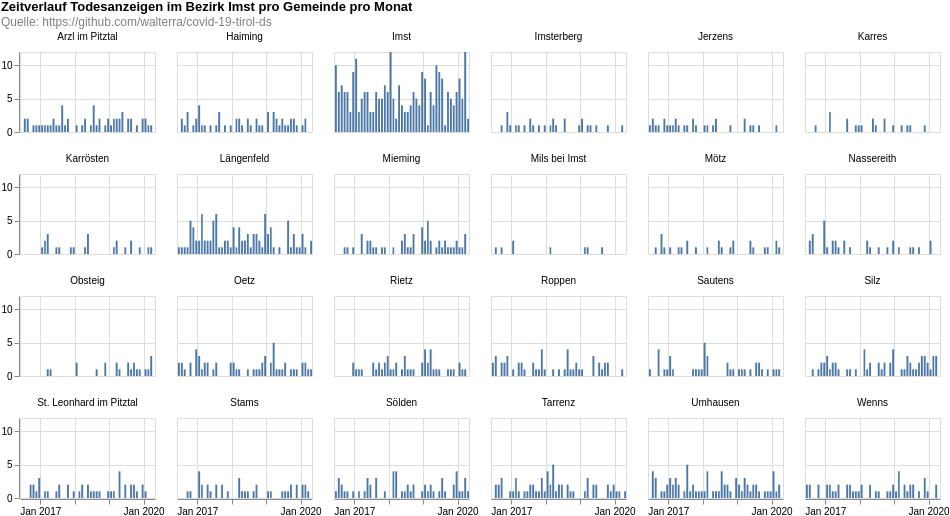

This figure's Vega-Lite source:
### Vega-Lite specification from a JSON file in a GitHub repository (floating-point values rounded to 4 significant figures; data arrays with more than 128 entries replaced by an {"elided": "..."} marker saying what was removed)
{"$schema": "https://vega.github.io/schema/vega-lite/v4.8.1.json", "columns": 6, "config": {"view": {"continuousHeight": 300, "continuousWidth": 400}}, "data": {"name": "data-8fab2493c82d40be027e5a964a25a2ae"}, "datasets": {"data-8fab2493c82d40be027e5a964a25a2ae": {"elided": "1265 records"}}, "facet": {"field": "municipaly", "title": null, "type": "nominal"}, "padding": 0, "spec": {"layer": [{"encoding": {"tooltip": [{"field": "date", "timeUnit": "yearmonth", "type": "temporal"}, {"aggregate": "sum", "field": "count", "type": "quantitative"}], "x": {"field": "date", "timeUnit": "yearmonth", "title": null, "type": "temporal"}, "y": {"aggregate": "sum", "field": "count", "title": null, "type": "quantitative"}}, "height": 80, "mark": "bar", "width": 135}]}, "title": {"color": "black", "subtitle": ["Quelle: https://github.com/walterra/covid-19-tirol-ds"], "subtitleColor": "gray", "text": ["Zeitverlauf Todesanzeigen im Bezirk Imst pro Gemeinde pro Monat"]}}
